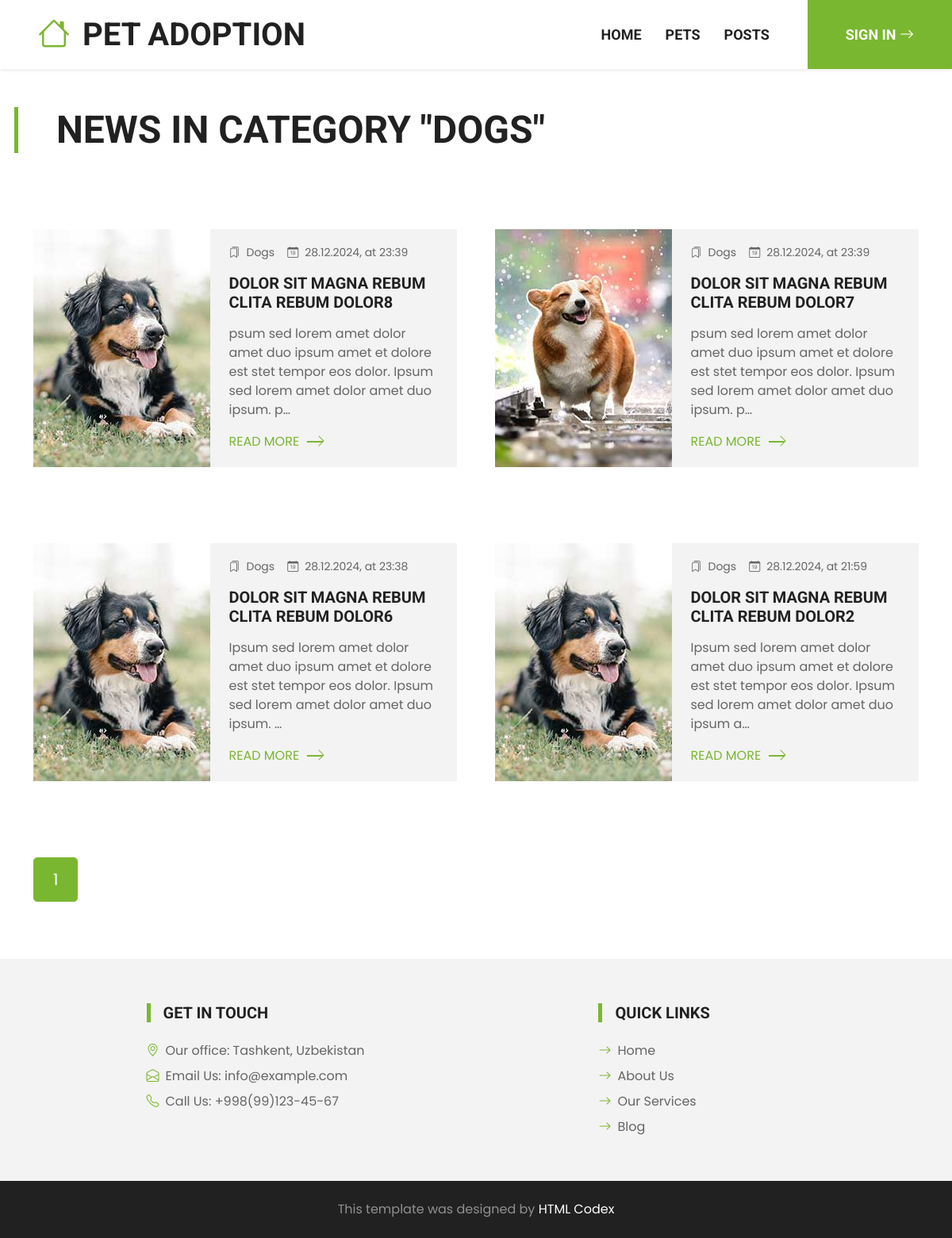
/posts/category/2/, run on the app's committed database.
### posts/models.py (models this page shows, shortened)
class PostCategoryModel(models.Model):
    title = models.CharField(max_length=64)
    created_at = models.DateTimeField(auto_now_add=True)

class PostModel(models.Model):
    image = models.ImageField(upload_to='posts')
    title = models.CharField(max_length=64)
    description = models.TextField()
    category = models.ForeignKey(PostCategoryModel, on_delete=models.CASCADE)
    created_at = models.DateTimeField(auto_now_add=True)

### posts/views.py (the view)
# urls.py: path('category/<int:pk>/', views.get_category, name='category')
def get_category(request, pk):
    category = PostCategoryModel.objects.get(id=pk)
    posts = PostModel.objects.filter(category=category).order_by('-created_at')
    paginator = Paginator(posts, 8)
    page_number = request.GET.get('page')
    page_obj = paginator.get_page(page_number)
    context = {'category': category, 'page_obj': page_obj}
    return render(request, 'categories.html', context)

### posts/templates/categories.html (shortened to what this page needs)
{% load static %}
<!DOCTYPE html>
<html lang="en">
<head>
    <link href="https://cdn.jsdelivr.net/npm/bootstrap-icons@1.4.1/font/bootstrap-icons.css" rel="stylesheet">
    <link href="{% static 'lib/flaticon/font/flaticon.css' %}" rel="stylesheet">
    <link href="{% static 'lib/owlcarousel/assets/owl.carousel.min.css' %}" rel="stylesheet">
    <link href="{% static 'css/bootstrap.min.css' %}" rel="stylesheet">
    <link href="{% static  'css/style.css'%}" rel="stylesheet">
</head>
<body>
    <nav class="navbar navbar-expand-lg bg-white navbar-light shadow-sm py-3 py-lg-0 px-3 px-lg-0">
        <a href="{% url 'pages:homepage' %}" class="navbar-brand ms-lg-5">
            <h1 class="m-0 text-uppercase text-dark">
                <i class="bi bi-house fs-1 text-primary me-3"></i>Pet Adoption
            </h1>
        </a>
        <div class="collapse navbar-collapse" id="navbarCollapse">
            <div class="navbar-nav ms-auto py-0">
                <a href="{% url 'pages:homepage' %}" class="nav-item nav-link {% if request.path == '/' %}active{% endif %}">
                    Home
                </a>
                <a href="{% url 'pets:pets' %}" class="nav-item nav-link {% if request.path == '/pets/' %}active{% endif %}">
                    Pets
                </a>
                <a href="{% url 'posts:posts' %}" class="nav-item nav-link {% if request.path == '/posts/' %}active{% endif %}">
                    Posts
                </a>
                {% if user.is_authenticated %}
                    <a href="{% url 'users:selected_pets' %}" class="nav-item nav-link {% if request.path == '/accounts/selected-pets/' %}active{% endif %}">
                        Selected Pets
                    </a>
                    <a href="{% url 'users:history' %}" class="nav-item nav-link {% if request.path == '/accounts/history/' %}active{% endif %}">
                        History
                    </a>
                    <a href="{% url 'users:logout' %}" class="nav-item nav-link me-5">
                        Log out
                    </a>
                {% else %}
                    <a href="{% url 'users:login' %}" class="nav-item nav-link nav-contact bg-primary text-white px-5 ms-lg-5">
                        Sign in <i class="bi bi-arrow-right"></i>
                    </a>
                {% endif %}
            </div>
        </div>
    </nav>
    <div class="container py-5">
        <div class="row g-5">
            <div class="border-start border-5 border-primary ps-5 mb-5">
                <h1 class="display-5 text-uppercase mb-0">
                    News in category "{{ category.title }}"
                </h1>
            </div>
            {% for post in page_obj %}
                <div class="col-lg-6">
                    <div class="blog-item mb-5">
                        <div class="row g-0 bg-light overflow-hidden">
                            <div class="col-12 col-sm-5 h-100">
                                <img class="img-fluid h-100" src="{{ post.image.url }}" style="object-fit: cover;">
                            </div>
                            <div class="col-12 col-sm-7 h-100 d-flex flex-column justify-content-center">
                                <div class="p-4">
                                    <div class="d-flex mb-3">
                                        <small class="me-3">
                                            <i class="bi bi-bookmarks me-2"></i>{{ post.category.title }}
                                        </small>
                                        <small>
                                            <i class="bi bi-calendar-date me-2"></i>{{ post.created_at|date:"d.m.Y" }}, at {{ post.created_at|time:"H:i" }}
                                        </small>
                                    </div>
                                    <h5 class="text-uppercase mb-3">
                                        {{ post.title|truncatechars:64 }}
                                    </h5>
                                    <p>
                                        {{ post.description|truncatechars:128 }}
                                    </p>
                                    <a class="text-primary text-uppercase" href="{% url 'posts:post_detail' pk=post.pk %}">
                                        Read More<i class="bi bi-chevron-right"></i>
                                    </a>
                                </div>
                            </div>
                        </div>
                    </div>
                </div>
            {% empty %}
                <p>
                    No posts
                </p>
            {% endfor %}
            {% if page_obj %}
                <div class="col-12">
                    <nav aria-label="Page navigation">
                        <ul class="pagination pagination-lg m-0">
                            <li class="page-item active">
                                <a class="page-link" href="?page={{ page_obj.number }}">{{ page_obj.number }}</a>
                            </li>
                        </ul>
                    </nav>
                </div>
            {% endif %}
        </div>
    </div>
    <div class="container-fluid bg-light mt-4 py-5">
        <div class="container pt-2">
            <div class="row g5 justify-content-center">
                <div class="col-lg-4 offset-1">
                    <h5 class="text-uppercase border-start border-5 border-primary ps-3 mb-4">
                        Get In Touch
                    </h5>
                    <p class="mb-2">
                        <i class="bi bi-geo-alt text-primary me-2"></i>Our office: Tashkent, Uzbekistan
                    </p>
                    <p class="mb-2">
                        <i class="bi bi-envelope-open text-primary me-2"></i>Email Us: info@example.com
                    </p>
                    <p class="mb-0">
                        <i class="bi bi-telephone text-primary me-2"></i>Call Us: +998(99)123-45-67
                    </p>
                </div>
                <div class="col-lg-4 offset-2">
                    <h5 class="text-uppercase border-start border-5 border-primary ps-3 mb-4">
                        Quick Links
                    </h5>
                    <div class="d-flex flex-column justify-content-start">
                        <a class="text-body mb-2" href="{% url 'pages:homepage' %}">
                            <i class="bi bi-arrow-right text-primary me-2"></i>Home
                        </a>
                        <a class="text-body mb-2" href="{% url 'pages:homepage' %}">
                            <i class="bi bi-arrow-right text-primary me-2"></i>About Us
                        </a>
                        <a class="text-body mb-2" href="{% url 'pages:homepage' %}">
                            <i class="bi bi-arrow-right text-primary me-2"></i>Our Services
                        </a>
                        <a class="text-body mb-2" href="{% url 'posts:posts' %}">
                            <i class="bi bi-arrow-right text-primary me-2"></i>Blog
                        </a>
                    </div>
                </div>
            </div>
        </div>
    </div>
    <div class="container-fluid bg-dark text-white-50 py-4">
        <div class="container">
            <div class="row g-5">
                <div class="text-center">
                    <p class="mb-0">
                        This template was designed by <a class="text-white" href="https://htmlcodex.com">HTML Codex</a>
                    </p>
                </div>
            </div>
        </div>
    </div>
</body>
</html>

### static/css/style.css (style rules this page uses)
:root { --primary: #7AB730; --secondary: #FFD33C; --light: #F3F3F3; --dark: #212121; }
.navbar-light .navbar-nav .nav-link { font-family: 'Roboto', sans-serif; position: relative; margin-left: 30px; padding: 30px 0; font-size: 18px; font-weight: 700; text-transform: uppercase; color: var(--dark); outline: none; transition: .5s; }
@media (min-width: 992px) { .navbar-light .navbar-nav .nav-link::before { position: absolute; content: ""; width: 0; height: 7px; top: -4px; left: 50%; background: var(--primary); transition: .5s; } }
@media (min-width: 992px) { .navbar-light .navbar-nav .nav-link.nav-contact::before { width: 100%; height: 1px; top: -1px; left: 0; } }
@media (min-width: 576px) { .blog-item .row { height: 300px; } }
.blog-item a i { position: relative; padding-left: 20px; transition: .3s; }
.blog-item a i::after { position: absolute; content: ""; width: 20px; height: 2px; top: 50%; left: 10px; margin-top: -1px; background: var(--primary); transition: .3s; }

### data on the page
PostCategoryModel: title "DOGS"
PostModel: image (picture), category "Dogs", created_at "28.12.2024", created_at "23:39", title "DOLOR SIT MAGNA REBUM CLITA REBUM DOLOR8", description "psum sed lorem amet dolor amet duo ipsum amet et dolore est stet tempor eos dolor. Ipsum sed lorem amet dolor amet duo ipsum. p…"
PostModel: image (picture), category "Dogs", created_at "28.12.2024", created_at "23:39", title "DOLOR SIT MAGNA REBUM CLITA REBUM DOLOR7", description "psum sed lorem amet dolor amet duo ipsum amet et dolore est stet tempor eos dolor. Ipsum sed lorem amet dolor amet duo ipsum. p…"
PostModel: image (picture), category "Dogs", created_at "28.12.2024", created_at "23:38", title "DOLOR SIT MAGNA REBUM CLITA REBUM DOLOR6", description "Ipsum sed lorem amet dolor amet duo ipsum amet et dolore est stet tempor eos dolor. Ipsum sed lorem amet dolor amet duo ipsum. …"
PostModel: image (picture), category "Dogs", created_at "28.12.2024", created_at "21:59", title "DOLOR SIT MAGNA REBUM CLITA REBUM DOLOR2", description "Ipsum sed lorem amet dolor amet duo ipsum amet et dolore est stet tempor eos dolor. Ipsum sed lorem amet dolor amet duo ipsum a…"

### other printed values
{{ page_obj.number }} "1"
